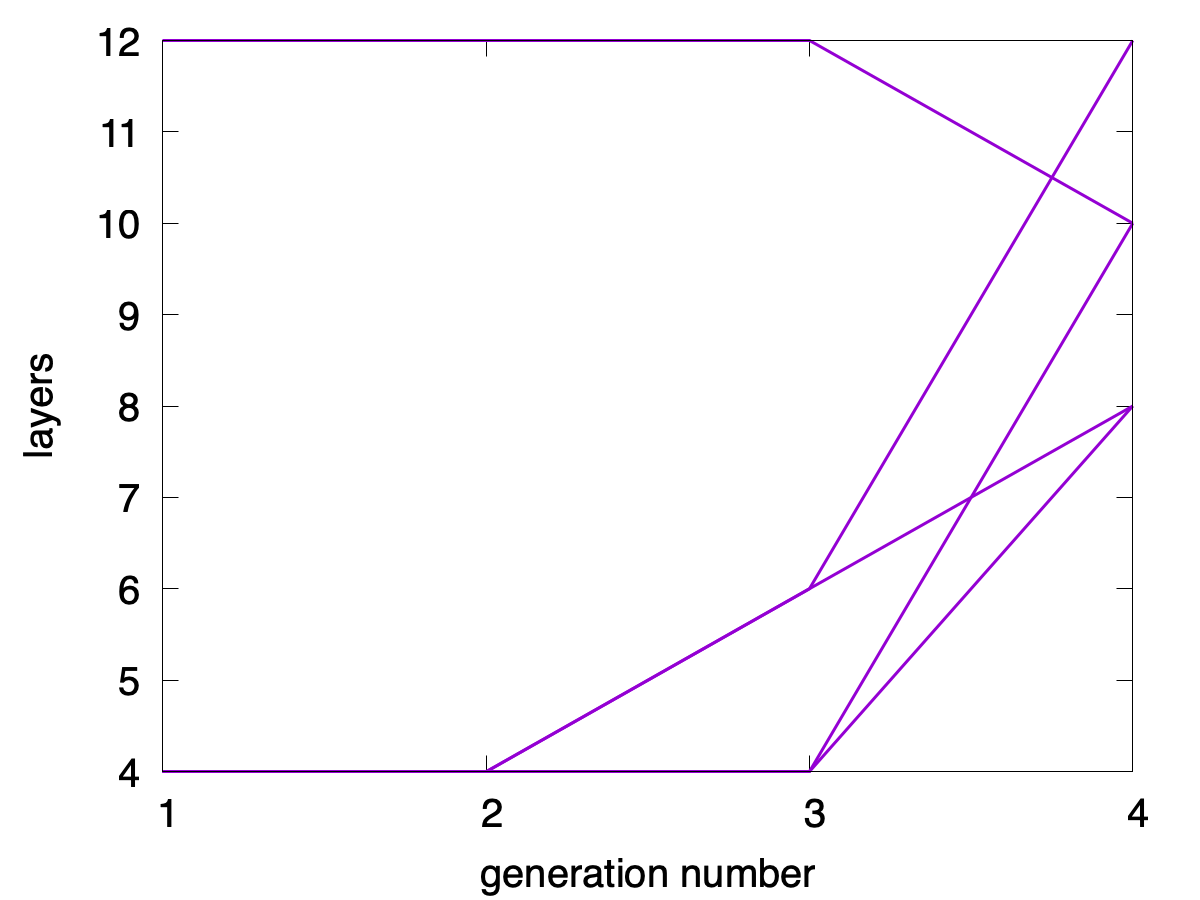

Write gnuplot code to recreate this figure.
#!/usr/bin/gnuplot 

set term pngcairo size 1200, 900 font ",30"
set out "gen-layr.png"
#set term svg
#set out "gen-layr.svg"
filename="../../db_final.gen.tsv"
width=3
set xlabel "generation number"
set ylabel "layers"  
set xtics 0,1
#set range

plot [1:4] filename u 1:9 w l lw width notitle

#pause -1
